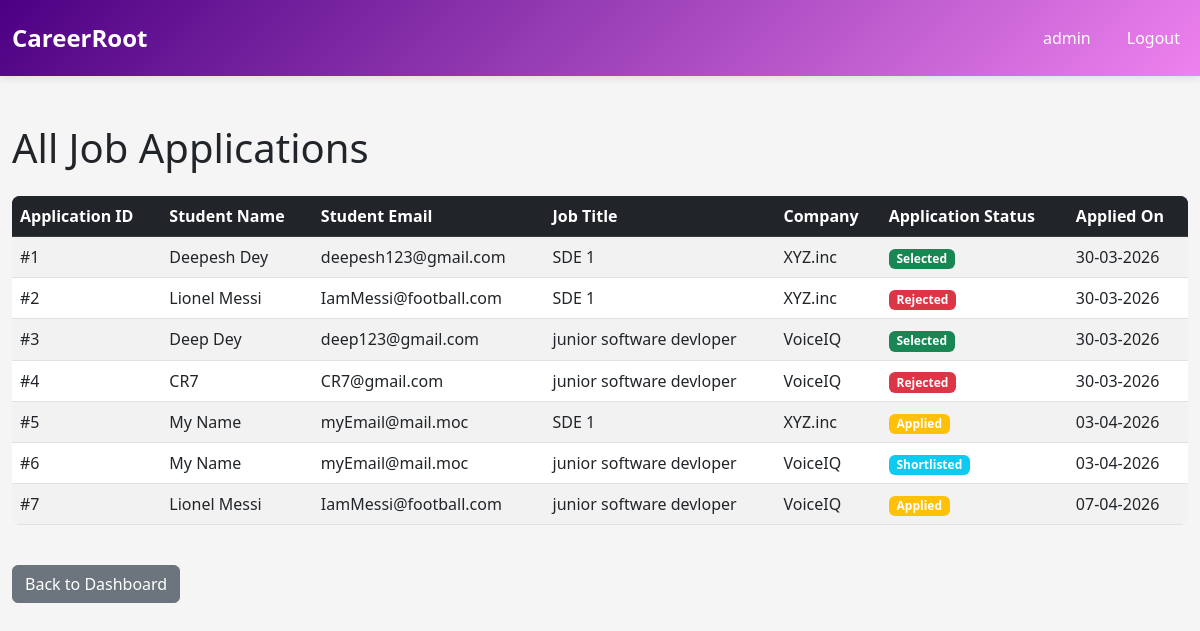
/admin/applications (signed in), run on an earlier commit of the app's database.
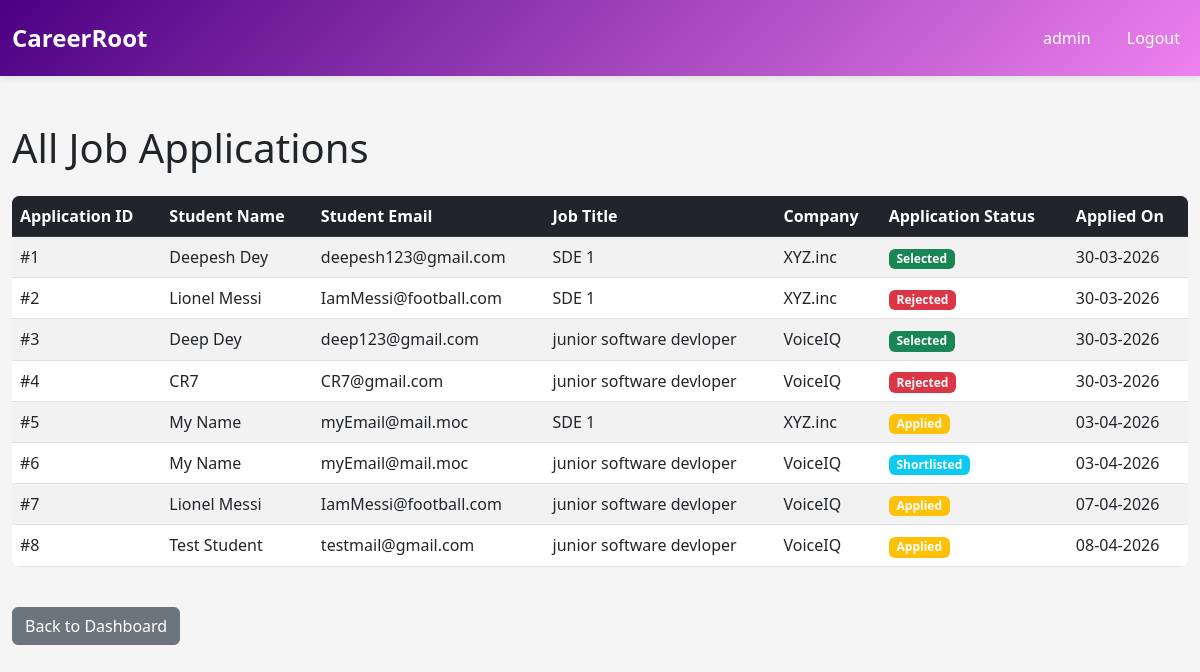
And on a later commit of the database.
### core/database/models.py (models this page shows, shortened)
class Admin(UserMixin, db.Model):
    __tablename__ = 'admin'
    admin_id = db.Column(db.Integer, primary_key=True, autoincrement=True)
    username = db.Column(db.String(100), unique=True, nullable=False)
    password = db.Column(db.String(255), nullable=False)
    email = db.Column(db.String(120), unique=True, nullable=False)
    created_at = db.Column(db.DateTime, default=datetime.utcnow)

class Application(db.Model):
    __tablename__ = 'application'
    application_id = db.Column(db.Integer, primary_key=True, autoincrement=True)
    student_id = db.Column(db.Integer, db.ForeignKey('student.student_id'), nullable=False)
    drive_id = db.Column(db.Integer, db.ForeignKey('placement_drive.drive_id'), nullable=False)
    application_date = db.Column(db.DateTime, default=datetime.utcnow)
    status = db.Column(
        db.String(20),
        default=ApplicationStatus.APPLIED.value,
        nullable=False
    )  #Applied, Shortlisted, Selected, Rejected
    created_at = db.Column(db.DateTime, default=datetime.utcnow)
    updated_at = db.Column(db.DateTime, default=datetime.utcnow, onupdate=datetime.utcnow)
    placement = db.relationship('Placement', backref='application', uselist=False, cascade='all, delete-orphan')
    __table_args__ = (db.UniqueConstraint('student_id', 'drive_id', name='unique_student_drive'),)

class Student(UserMixin, db.Model):
    __tablename__ = 'student'
    student_id = db.Column(db.Integer, primary_key=True, autoincrement=True)
    name = db.Column(db.String(150), nullable=False)
    email = db.Column(db.String(120), unique=True, nullable=False)
    password = db.Column(db.String(255), nullable=False)
    phone = db.Column(db.String(15), nullable=True)
    department = db.Column(db.String(100), nullable=True)
    cgpa = db.Column(db.Float, nullable=True)
    resume_path = db.Column(db.String(255), nullable=True)  # Path to uploaded resume
    blacklist_status = db.Column(db.Boolean, default=False)  # True = blacklisted
    created_at = db.Column(db.DateTime, default=datetime.utcnow)
    updated_at = db.Column(db.DateTime, default=datetime.utcnow, onupdate=datetime.utcnow)
    applications = db.relationship('Application', backref='student', lazy=True, cascade='all, delete-orphan')
    placements = db.relationship('Placement', backref='student', lazy=True, cascade='all, delete-orphan')

class PlacementDrive(db.Model):
    __tablename__ = 'placement_drive'
    drive_id = db.Column(db.Integer, primary_key=True, autoincrement=True)
    company_id = db.Column(db.Integer, db.ForeignKey('company.company_id'), nullable=False)
    job_title = db.Column(db.String(150), nullable=False)
    job_description = db.Column(db.Text, nullable=True)
    eligibility_criteria = db.Column(db.Text, nullable=True)
    skills_required = db.Column(db.Text, nullable=True)  #comma separated skills
    experience_required = db.Column(db.String(100), nullable=True)  #e.g., 0-2 years
    salary_range = db.Column(db.String(100), nullable=True)  #e.g., 5-8 LPA
    application_deadline = db.Column(db.DateTime, nullable=False)
    status = db.Column(
        db.String(20),
        default=DriveStatus.PENDING.value,
        nullable=False
    )  # pending, aproved, closed
    created_at = db.Column(db.DateTime, default=datetime.utcnow)
    updated_at = db.Column(db.DateTime, default=datetime.utcnow, onupdate=datetime.utcnow)
    applications = db.relationship('Application', backref='drive', lazy=True, cascade='all, delete-orphan')
    placements = db.relationship('Placement', backref='drive', lazy=True, cascade='all, delete-orphan')

class Company(UserMixin, db.Model):
    __tablename__ = 'company'
    company_id = db.Column(db.Integer, primary_key=True, autoincrement=True)
    company_name = db.Column(db.String(150), nullable=False)
    email = db.Column(db.String(120), unique=True, nullable=False)
    password = db.Column(db.String(255), nullable=False)
    hr_contact = db.Column(db.String(100), nullable=True)
    website = db.Column(db.String(255), nullable=True)
    approval_status = db.Column(
        db.String(20),
        default=ApprovalStatus.PENDING.value,
        nullable=False
    )  #pending/aproved/rejected
    blacklist_status = db.Column(db.Boolean, default=False)  # True = blacklisted
    created_at = db.Column(db.DateTime, default=datetime.utcnow)
    updated_at = db.Column(db.DateTime, default=datetime.utcnow, onupdate=datetime.utcnow)
    drives = db.relationship('PlacementDrive', backref='company', lazy=True, cascade='all, delete-orphan')

### core/routes/admin.py (the view)
@admin_bp.route('/applications')
@login_required
def view_applications():
    if not check_admin():
        return redirect(url_for('auth.homepage'))
    all_applications = Application.query.all()
    return render_template('admin_view_applications.html', applications=all_applications)

### app.py (called while the page is built, shortened)
@login_manager.user_loader
def load_user(user_id):
    from core.database.models import Admin, Company, Student
    admin = Admin.query.get(int(user_id))
    if admin:
        return admin

### core/routes/admin.py (called while the page is built)
def check_admin():
    if session.get('user_type') != 'admin':
        flash('Unauthorized access', 'danger')
        return False
    return True

### templates/admin_view_applications.html (shortened to what this page needs)
{% extends "base.html" %}
{% block content %}
<div class="mt-5">
    <h1 class="mb-4">All Job Applications</h1>
    {% if applications %}
        <div class="table-responsive">
            <table class="table table-hover table-striped">
                <thead class="table-dark">
                    <tr>
                        <th>Application ID</th>
                        <th>Student Name</th>
                        <th>Student Email</th>
                        <th>Job Title</th>
                        <th>Company</th>
                        <th>Application Status</th>
                        <th>Applied On</th>
                    </tr>
                </thead>
                <tbody>
                    {% for app in applications %}
                        <tr>
                            <td>#{{ app.application_id }}</td>
                            <td>{{ app.student.name }}</td>
                            <td>{{ app.student.email }}</td>
                            <td>{{ app.drive.job_title }}</td>
                            <td>{{ app.drive.company.company_name }}</td>
                            <td>
                                {% if app.status == 'Selected' %}
                                    <span class="badge bg-success">{{ app.status }}</span>
                                {% elif app.status == 'Shortlisted' %}
                                    <span class="badge bg-info">{{ app.status }}</span>
                                {% elif app.status == 'Rejected' %}
                                    <span class="badge bg-danger">{{ app.status }}</span>
                                {% else %}
                                    <span class="badge bg-warning">{{ app.status }}</span>
                                {% endif %}
                            </td>
                            <td>{{ app.application_date.strftime('%d-%m-%Y') }}</td>
                        </tr>
                    {% endfor %}
                </tbody>
            </table>
        </div>
    {% else %}
        <div class="alert alert-info">
            <strong>No applications found.</strong>
        </div>
    {% endif %}
    <div class="mt-4">
        <a href="{{ url_for('admin.admin_dashboard') }}" class="btn btn-secondary">Back to Dashboard</a>
    </div>
</div>
{% endblock %}

### templates/base.html (shortened to what this page needs)
<!DOCTYPE html>
<html lang="en">
<head>
    <link href="https://cdn.jsdelivr.net/npm/bootstrap@5.3.0/dist/css/bootstrap.min.css" rel="stylesheet">
</head>
<body>
    <nav class="navbar navbar-expand navbar-dark">
        <div class="container-fluid">
            <a class="navbar-brand" href="/">CareerRoot</a>
            <ul class="navbar-nav ms-auto">
                {% if session.get('user_type') %}
                    <li class="nav-item">
                        <span class="nav-link">{{ session.get('username') }}</span>
                    </li>
                    <li class="nav-item">
                        <a class="nav-link" href="{{ url_for('auth.logout') }}">Logout</a>
                    </li>
                {% else %}
                    <li class="nav-item">
                        <a class="nav-link" href="{{ url_for('auth.login') }}">Login</a>
                    </li>
                {% endif %}
            </ul>
        </div>
    </nav>
    <div class="container-fluid container">
        {% block content %}{% endblock %}
    </div>
</body>
</html>

### templates/base.html (style rules this page uses)
:root { --primary-color: indigo; --secondary-color: violet; --danger-color: red; --success-color: mediumseagreen; }
body { font-family: 'Segoe UI', Tahoma, Geneva, Verdana, sans-serif; background-color: whitesmoke; }
.navbar { background: linear-gradient(135deg, var(--primary-color) 0%, var(--secondary-color) 100%); box-shadow: 0 2px 8px rgba(0,0,0,0.1); padding: 15px 0; }
.navbar-brand { font-weight: 700; font-size: 1.5rem; color: white !important; }
.nav-link { color: white !important; margin-left: 20px; font-weight: 500; transition: opacity 0.3s ease; }
.table { border-radius: 8px; overflow: hidden; }
.table thead { background-color: var(--primary-color); color: white; }
.container { max-width: 1200px; }

What changed in the data, as far as the page shows it:
added Application: application_id "8", student.name "Test Student", student.email "testmail@gmail.com", drive.job_title "junior software devloper", drive.company.company_name "VoiceIQ", status "Applied", application_date "08-04-2026"
